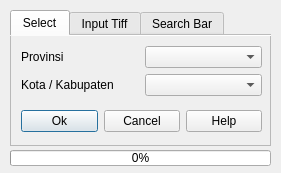
<?xml version="1.0" encoding="UTF-8"?>
<ui version="4.0">
 <class>Mantab3DialogBase</class>
 <widget class="QDialog" name="Mantab3DialogBase">
  <property name="geometry">
   <rect>
    <x>0</x>
    <y>0</y>
    <width>281</width>
    <height>173</height>
   </rect>
  </property>
  <property name="minimumSize">
   <size>
    <width>281</width>
    <height>171</height>
   </size>
  </property>
  <property name="maximumSize">
   <size>
    <width>281</width>
    <height>189</height>
   </size>
  </property>
  <property name="windowTitle">
   <string>Map Geologis</string>
  </property>
  <widget class="QTabWidget" name="tabWidget">
   <property name="geometry">
    <rect>
     <x>10</x>
     <y>10</y>
     <width>261</width>
     <height>141</height>
    </rect>
   </property>
   <property name="minimumSize">
    <size>
     <width>0</width>
     <height>0</height>
    </size>
   </property>
   <property name="maximumSize">
    <size>
     <width>16777215</width>
     <height>16777215</height>
    </size>
   </property>
   <property name="currentIndex">
    <number>0</number>
   </property>
   <property name="documentMode">
    <bool>true</bool>
   </property>
   <widget class="QWidget" name="tab_2">
    <attribute name="title">
     <string>Select</string>
    </attribute>
    <widget class="QScrollArea" name="scrollArea">
     <property name="geometry">
      <rect>
       <x>0</x>
       <y>-1</y>
       <width>261</width>
       <height>111</height>
      </rect>
     </property>
     <property name="widgetResizable">
      <bool>true</bool>
     </property>
     <widget class="QWidget" name="scrollAreaWidgetContents">
      <property name="geometry">
       <rect>
        <x>0</x>
        <y>0</y>
        <width>259</width>
        <height>109</height>
       </rect>
      </property>
      <widget class="QWidget" name="gridLayoutWidget">
       <property name="geometry">
        <rect>
         <x>10</x>
         <y>10</y>
         <width>241</width>
         <height>51</height>
        </rect>
       </property>
       <layout class="QGridLayout" name="gridLayout">
        <item row="0" column="1">
         <widget class="QComboBox" name="comboBox"/>
        </item>
        <item row="1" column="1">
         <widget class="QComboBox" name="comboBox_2"/>
        </item>
        <item row="0" column="0">
         <widget class="QLabel" name="label_2">
          <property name="text">
           <string>Provinsi</string>
          </property>
         </widget>
        </item>
        <item row="1" column="0">
         <widget class="QLabel" name="label">
          <property name="text">
           <string>Kota / Kabupaten</string>
          </property>
         </widget>
        </item>
       </layout>
      </widget>
      <widget class="QWidget" name="horizontalLayoutWidget">
       <property name="geometry">
        <rect>
         <x>10</x>
         <y>70</y>
         <width>241</width>
         <height>31</height>
        </rect>
       </property>
       <layout class="QHBoxLayout" name="horizontalLayout">
        <item>
         <widget class="QPushButton" name="pushButton">
          <property name="text">
           <string>Ok</string>
          </property>
         </widget>
        </item>
        <item>
         <widget class="QPushButton" name="pushButton_2">
          <property name="text">
           <string>Cancel</string>
          </property>
         </widget>
        </item>
        <item>
         <widget class="QPushButton" name="pushButton_3">
          <property name="text">
           <string>Help</string>
          </property>
         </widget>
        </item>
       </layout>
      </widget>
     </widget>
    </widget>
   </widget>
   <widget class="QWidget" name="tab">
    <attribute name="title">
     <string>Input Tiff</string>
    </attribute>
    <widget class="QScrollArea" name="scrollArea_2">
     <property name="geometry">
      <rect>
       <x>0</x>
       <y>-1</y>
       <width>261</width>
       <height>111</height>
      </rect>
     </property>
     <property name="widgetResizable">
      <bool>true</bool>
     </property>
     <widget class="QWidget" name="scrollAreaWidgetContents_2">
      <property name="geometry">
       <rect>
        <x>0</x>
        <y>0</y>
        <width>259</width>
        <height>109</height>
       </rect>
      </property>
      <widget class="QWidget" name="horizontalLayoutWidget_2">
       <property name="geometry">
        <rect>
         <x>10</x>
         <y>70</y>
         <width>241</width>
         <height>31</height>
        </rect>
       </property>
       <layout class="QHBoxLayout" name="horizontalLayout_2">
        <item>
         <widget class="QPushButton" name="pushButton_4">
          <property name="text">
           <string>Ok</string>
          </property>
         </widget>
        </item>
        <item>
         <widget class="QPushButton" name="pushButton_5">
          <property name="text">
           <string>Cancel</string>
          </property>
         </widget>
        </item>
        <item>
         <widget class="QPushButton" name="pushButton_6">
          <property name="text">
           <string>Help</string>
          </property>
         </widget>
        </item>
       </layout>
      </widget>
      <widget class="QWidget" name="horizontalLayoutWidget_5">
       <property name="geometry">
        <rect>
         <x>10</x>
         <y>20</y>
         <width>241</width>
         <height>31</height>
        </rect>
       </property>
       <layout class="QHBoxLayout" name="horizontalLayout_6">
        <item>
         <widget class="QLabel" name="label_3">
          <property name="text">
           <string>Select File</string>
          </property>
         </widget>
        </item>
        <item>
         <widget class="QgsFileWidget" name="mQgsFileWidget"/>
        </item>
       </layout>
      </widget>
     </widget>
    </widget>
   </widget>
   <widget class="QWidget" name="tab_3">
    <attribute name="title">
     <string>Search Bar</string>
    </attribute>
    <widget class="QScrollArea" name="scrollArea_3">
     <property name="geometry">
      <rect>
       <x>0</x>
       <y>-1</y>
       <width>261</width>
       <height>111</height>
      </rect>
     </property>
     <property name="widgetResizable">
      <bool>true</bool>
     </property>
     <widget class="QWidget" name="scrollAreaWidgetContents_3">
      <property name="geometry">
       <rect>
        <x>0</x>
        <y>0</y>
        <width>259</width>
        <height>109</height>
       </rect>
      </property>
      <widget class="QWidget" name="horizontalLayoutWidget_3">
       <property name="geometry">
        <rect>
         <x>10</x>
         <y>70</y>
         <width>241</width>
         <height>31</height>
        </rect>
       </property>
       <layout class="QHBoxLayout" name="horizontalLayout_4">
        <item>
         <widget class="QPushButton" name="pushButton_10">
          <property name="text">
           <string>Ok</string>
          </property>
         </widget>
        </item>
        <item>
         <widget class="QPushButton" name="pushButton_11">
          <property name="text">
           <string>Cancel</string>
          </property>
         </widget>
        </item>
        <item>
         <widget class="QPushButton" name="pushButton_12">
          <property name="text">
           <string>Help</string>
          </property>
         </widget>
        </item>
       </layout>
      </widget>
      <widget class="QWidget" name="horizontalLayoutWidget_4">
       <property name="geometry">
        <rect>
         <x>10</x>
         <y>20</y>
         <width>241</width>
         <height>31</height>
        </rect>
       </property>
       <layout class="QHBoxLayout" name="horizontalLayout_5">
        <item>
         <widget class="QLabel" name="label_4">
          <property name="text">
           <string>Search</string>
          </property>
         </widget>
        </item>
        <item>
         <widget class="QLineEdit" name="lineEdit">
          <property name="placeholderText">
           <string>search..</string>
          </property>
         </widget>
        </item>
       </layout>
      </widget>
     </widget>
    </widget>
   </widget>
  </widget>
  <widget class="QProgressBar" name="progressBar">
   <property name="geometry">
    <rect>
     <x>10</x>
     <y>150</y>
     <width>261</width>
     <height>16</height>
    </rect>
   </property>
   <property name="value">
    <number>0</number>
   </property>
  </widget>
  <widget class="QLabel" name="label_6">
   <property name="geometry">
    <rect>
     <x>10</x>
     <y>170</y>
     <width>261</width>
     <height>16</height>
    </rect>
   </property>
   <property name="font">
    <font>
     <pointsize>10</pointsize>
    </font>
   </property>
   <property name="text">
    <string>dsfsdf</string>
   </property>
   <property name="alignment">
    <set>Qt::AlignCenter</set>
   </property>
   <property name="openExternalLinks">
    <bool>true</bool>
   </property>
   <property name="textInteractionFlags">
    <set>Qt::TextBrowserInteraction</set>
   </property>
  </widget>
 </widget>
 <customwidgets>
  <customwidget>
   <class>QgsFileWidget</class>
   <extends>QWidget</extends>
   <header>qgsfilewidget.h</header>
  </customwidget>
 </customwidgets>
 <resources/>
 <connections/>
</ui>
